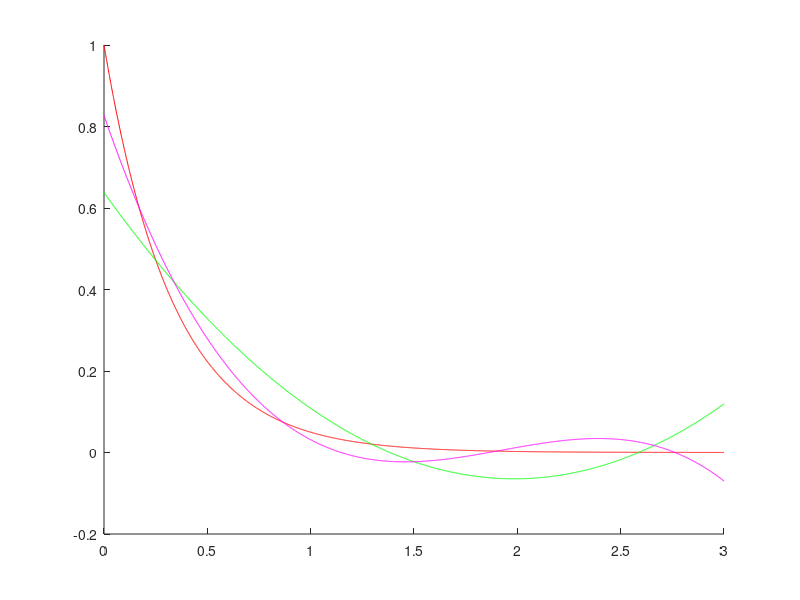

Source code (MATLAB):
f = @(t) exp(-3 .* t);
inter_a = 0;
inter_b = 3;

phis = {@(x) ones(size(x)), ...
	@(x) x, ...
  @(x) 0.5 .* (3 .* x.^2 - 1), ...
  @(x) 0.5 .* (5 .* x.^3 - 3 .* x)};

scale = @(t) (2 .* t - inter_a * ones(size(t)) - inter_b * ones(size(t))) ./ (inter_b - inter_a);


%
% plot original function
%
hold on;
xs = inter_a:0.001:inter_b;

plot(xs, f(xs), 'r-');

%
% deg 2
%
deg = 2;
B = zeros(deg + 1, deg + 1);
b = zeros(deg + 1, 1);

for j = 0:deg
  phi = phis{j + 1};
  
  B(j + 1, j + 1) = (inter_b - inter_a) / (2 * j + 1);
  b(j + 1) = quad(@(x) phi(scale(x)) .* f(x), inter_a, inter_b);
end

% display(B);
% display(b);

c = B \ b;

v = @(x) sum([c(1) * phis{1}(scale(x)); c(2) * phis{2}(scale(x)); c(3) * phis{3}(scale(x))]);
plot(xs, v(xs), 'g-');

%
% deg 3 ... yes, code duplicate - no one cares in this case };-)
%
deg = 3;
B = zeros(deg + 1, deg + 1);
b = zeros(deg + 1, 1);

for j = 0:deg
  phi = phis{j + 1};
  
  B(j + 1, j + 1) = (inter_b - inter_a) / (2 * j + 1);
  b(j + 1) = quad(@(x) phi(scale(x)) .* f(x), inter_a, inter_b);
end

% display(B);
% display(b);

c = B \ b;

v = @(x) sum([c(1) * phis{1}(scale(x)); c(2) * phis{2}(scale(x)); c(3) * phis{3}(scale(x)); c(4) * phis{4}(scale(x))]);
plot(xs, v(xs), 'm-');